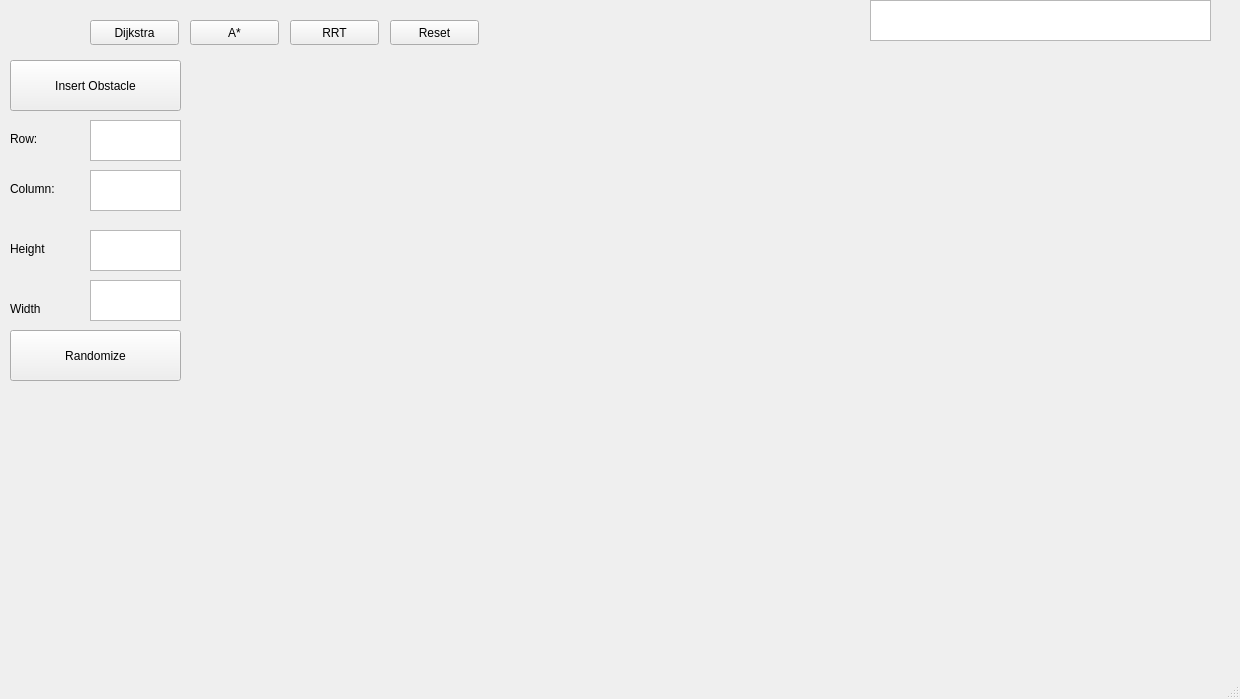
<?xml version="1.0" encoding="UTF-8"?>
<ui version="4.0">
 <class>MainWindow</class>
 <widget class="QMainWindow" name="MainWindow">
  <property name="geometry">
   <rect>
    <x>0</x>
    <y>0</y>
    <width>1240</width>
    <height>699</height>
   </rect>
  </property>
  <property name="windowTitle">
   <string>MainWindow</string>
  </property>
  <widget class="QWidget" name="centralwidget">
   <widget class="QPushButton" name="pushButton">
    <property name="geometry">
     <rect>
      <x>90</x>
      <y>20</y>
      <width>89</width>
      <height>25</height>
     </rect>
    </property>
    <property name="text">
     <string>Dijkstra</string>
    </property>
   </widget>
   <widget class="QPushButton" name="pushButton_2">
    <property name="geometry">
     <rect>
      <x>190</x>
      <y>20</y>
      <width>89</width>
      <height>25</height>
     </rect>
    </property>
    <property name="text">
     <string>A*</string>
    </property>
   </widget>
   <widget class="QCustomPlot" name="customPlot" native="true">
    <property name="geometry">
     <rect>
      <x>1160</x>
      <y>570</y>
      <width>71</width>
      <height>81</height>
     </rect>
    </property>
   </widget>
   <widget class="QWidget" name="gridLayoutWidget">
    <property name="geometry">
     <rect>
      <x>190</x>
      <y>50</y>
      <width>821</width>
      <height>611</height>
     </rect>
    </property>
    <layout class="QGridLayout" name="gridLayout">
     <property name="leftMargin">
      <number>15</number>
     </property>
    </layout>
   </widget>
   <widget class="QPushButton" name="pushButton_3">
    <property name="geometry">
     <rect>
      <x>390</x>
      <y>20</y>
      <width>89</width>
      <height>25</height>
     </rect>
    </property>
    <property name="text">
     <string>Reset</string>
    </property>
   </widget>
   <widget class="QTextEdit" name="textEdit">
    <property name="geometry">
     <rect>
      <x>870</x>
      <y>0</y>
      <width>341</width>
      <height>41</height>
     </rect>
    </property>
   </widget>
   <widget class="QPushButton" name="pushButton_4">
    <property name="geometry">
     <rect>
      <x>290</x>
      <y>20</y>
      <width>89</width>
      <height>25</height>
     </rect>
    </property>
    <property name="text">
     <string>RRT</string>
    </property>
   </widget>
   <widget class="QPlainTextEdit" name="rowText">
    <property name="geometry">
     <rect>
      <x>90</x>
      <y>120</y>
      <width>91</width>
      <height>41</height>
     </rect>
    </property>
   </widget>
   <widget class="QLabel" name="label">
    <property name="geometry">
     <rect>
      <x>10</x>
      <y>130</y>
      <width>67</width>
      <height>17</height>
     </rect>
    </property>
    <property name="text">
     <string>Row:</string>
    </property>
   </widget>
   <widget class="QLabel" name="label_2">
    <property name="geometry">
     <rect>
      <x>10</x>
      <y>180</y>
      <width>67</width>
      <height>17</height>
     </rect>
    </property>
    <property name="text">
     <string>Column:</string>
    </property>
   </widget>
   <widget class="QPlainTextEdit" name="heightText">
    <property name="geometry">
     <rect>
      <x>90</x>
      <y>230</y>
      <width>91</width>
      <height>41</height>
     </rect>
    </property>
   </widget>
   <widget class="QLabel" name="label_3">
    <property name="geometry">
     <rect>
      <x>10</x>
      <y>240</y>
      <width>67</width>
      <height>17</height>
     </rect>
    </property>
    <property name="text">
     <string>Height</string>
    </property>
   </widget>
   <widget class="QPlainTextEdit" name="colText">
    <property name="geometry">
     <rect>
      <x>90</x>
      <y>170</y>
      <width>91</width>
      <height>41</height>
     </rect>
    </property>
   </widget>
   <widget class="QLabel" name="label_4">
    <property name="geometry">
     <rect>
      <x>10</x>
      <y>300</y>
      <width>67</width>
      <height>17</height>
     </rect>
    </property>
    <property name="text">
     <string>Width</string>
    </property>
   </widget>
   <widget class="QPlainTextEdit" name="widthText">
    <property name="geometry">
     <rect>
      <x>90</x>
      <y>280</y>
      <width>91</width>
      <height>41</height>
     </rect>
    </property>
   </widget>
   <widget class="QPushButton" name="pushButton_5">
    <property name="geometry">
     <rect>
      <x>10</x>
      <y>60</y>
      <width>171</width>
      <height>51</height>
     </rect>
    </property>
    <property name="text">
     <string>Insert Obstacle</string>
    </property>
   </widget>
   <widget class="QPushButton" name="pushButton_6">
    <property name="geometry">
     <rect>
      <x>10</x>
      <y>330</y>
      <width>171</width>
      <height>51</height>
     </rect>
    </property>
    <property name="text">
     <string>Randomize</string>
    </property>
   </widget>
  </widget>
  <widget class="QMenuBar" name="menubar">
   <property name="geometry">
    <rect>
     <x>0</x>
     <y>0</y>
     <width>1240</width>
     <height>22</height>
    </rect>
   </property>
  </widget>
  <widget class="QStatusBar" name="statusbar"/>
 </widget>
 <customwidgets>
  <customwidget>
   <class>QCustomPlot</class>
   <extends>QWidget</extends>
   <header>qcustomplot.h</header>
   <container>1</container>
  </customwidget>
 </customwidgets>
 <resources/>
 <connections/>
</ui>
